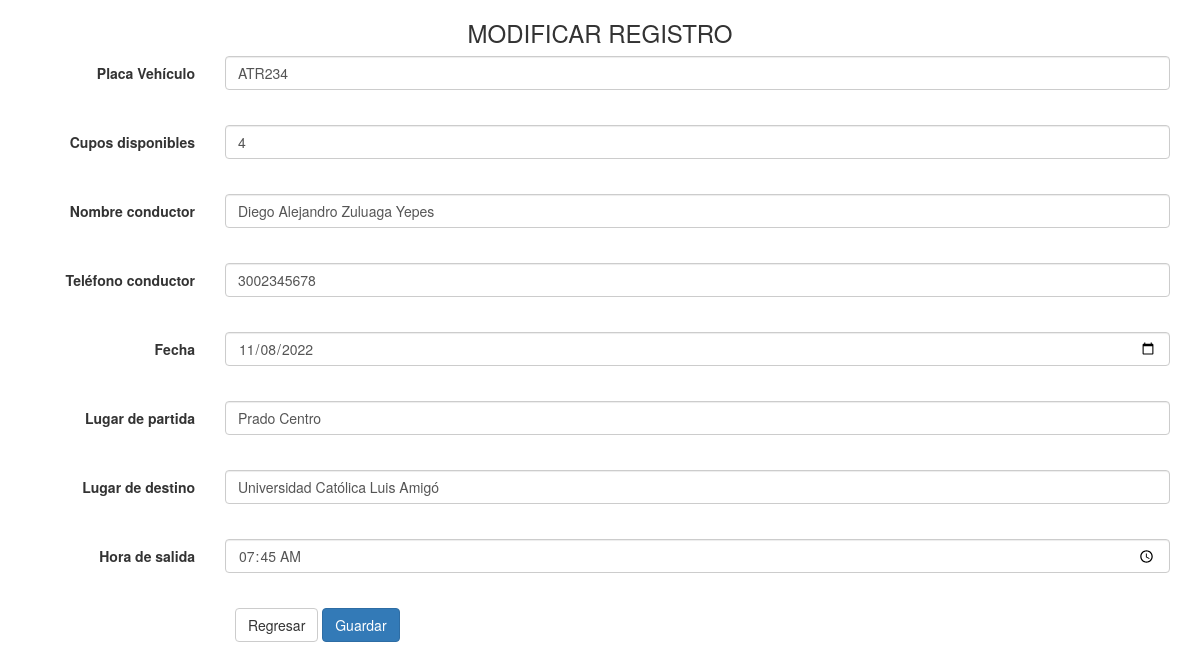
The page /modificarruta.php?id=2349876 on the database its author committed.
### tables this page shows
CREATE TABLE `registro_rutas` (
  `id_ruta` int(11) NOT NULL,
  `id_vehiculo` varchar(20) DEFAULT NULL,
  `cupos` int(11) DEFAULT NULL,
  `nombre_conductor` varchar(50) DEFAULT NULL,
  `telefono_conductor` varchar(10) DEFAULT NULL,
  `fecha` date DEFAULT NULL,
  `lugar_partida` varchar(50) DEFAULT NULL,
  `lugar_destino` varchar(50) DEFAULT NULL,
  `hora` time DEFAULT NULL,
  `id_conductor` int(11) DEFAULT NULL
);

### modificarruta.php (the view, shortened to what this page needs)
<?php
    $con = conectar();
    $id = $_GET['id'];
    $consulta = "SELECT * FROM registro_rutas where id_conductor=$id ";
    $resul = mysqli_query($con,$consulta);
    $row = $resul->fetch_array(MYSQLI_ASSOC);
?>
<html lang="es">
<head>
	<link href="css/bootstrap.min.css" rel="stylesheet">
</head>
<body>
	<div class="container">
		<div class="row">
			<h3 style="text-align:center">MODIFICAR REGISTRO</h3>
		</div>
		<form class="form-horizontal" method="POST" action="actualizarruta.php" autocomplete="off">
            <div class="form-group">
				<label for="id_vehiculo" class="col-sm-2 control-label">Placa Vehículo</label>
				<div class="col-sm-10">
					<input type="text" class="form-control" id="id_vehiculo" name="id_vehiculo"
						placeholder="Identificación Vehículo" required value="<?php echo $row['id_vehiculo']; ?>">
				</div>
			</div><br>
			<div class="form-group">
				<label for="cupos" class="col-sm-2 control-label">Cupos disponibles</label>
				<div class="col-sm-10">
					<input type="text" class="form-control" id="cupos" name="cupos" placeholder="Cupos disponibles"
						required value="<?php echo $row['cupos']; ?>">
				</div>
			</div><br>
			<div class="form-group">
				<label for="nombre_conductor" class="col-sm-2 control-label">Nombre conductor </label>
				<div class="col-sm-10">
					<input type="text" class="form-control" id="nombre_conductor" name="nombre_conductor" placeholder="Nombre conductor" required value="<?php echo $row['nombre_conductor']; ?>">
				</div>
			</div><br>
			<div class="form-group">
				<label for="telefono_conductor" class="col-sm-2 control-label">Teléfono conductor </label>
				<div class="col-sm-10">
					<input type="text" class="form-control" id="telefono_conductor" name="telefono_conductor" placeholder="Teléfono conductor" value="<?php echo $row['telefono_conductor']; ?>" required>
				</div>
			</div><br>
			<div class="form-group">
				<label for="fecha" class="col-sm-2 control-label">Fecha</label>
				<div class="col-sm-10">
					<input type="date" class="form-control" id="fecha" name="fecha" placeholder="Fecha ruta" required value="<?php echo $row['fecha']; ?>">
				</div>
			</div><br>
			<div class="form-group">
				<label for="lugar_partida" class="col-sm-2 control-label">Lugar de partida</label>
				<div class="col-sm-10">
					<input type="text" class="form-control" id="lugar_partida" name="lugar_partida" placeholder="Lugar de partida" required value="<?php echo $row['lugar_partida']; ?>">
				</div>
			</div><br>
			<div class="form-group">
				<label for="lugar_destino" class="col-sm-2 control-label">Lugar de destino</label>
				<div class="col-sm-10">
					<input type="text" class="form-control" id="lugar_destino" name="lugar_destino" placeholder="Lugar de destino" required value="<?php echo $row['lugar_destino']; ?>">
				</div>
			</div><br>
			<div class="form-group">
				<label for="hora" class="col-sm-2 control-label">Hora de salida</label>
				<div class="col-sm-10">
					<input type="time" class="form-control" id="hora" name="hora"
						placeholder="Hora inicio ruta" required value="<?php echo $row['hora']; ?>">
				</div>
			</div><br>
			<div class="col-sm-offset-2 col-sm-10">
				<a href="conductor.php?id=<?php echo $id ?>" class="btn btn-default">Regresar</a>
				<button type="submit" class="btn btn-primary">Guardar</button>
			</div>
		</form>
	</div>
</body>
</html>

### rows shown on the page
registro_rutas: id_vehiculo "ATR234", cupos "4", nombre_conductor "Diego Alejandro Zuluaga Yepes", telefono_conductor "3002345678", fecha "11/08/2022", lugar_partida "Prado Centro", lugar_destino "Universidad Católica Luis Amigó", hora "07:45:00"
